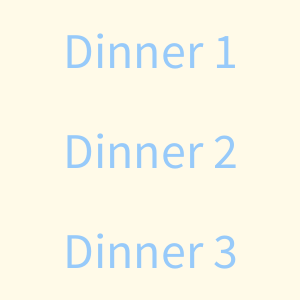
Frame 1 (no input)
Frame 60 (the mouse pressed at the canvas centre just before this capture): identical to frame 1, image omitted
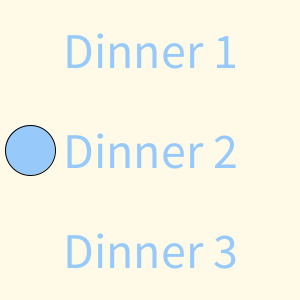
Frame 120 (the mouse held since frame 60 and released just before this capture)

The Processing sketch that drew these frames (run headless with seeded random() and noise(); from frame 60 on, the mouse is pressed at the canvas centre):

// Processing sketch: week13_5_dinner_random
// ── week13_5_dinner_random.pde
void setup()
{
  size(300,300);
  fill(#97CAFA);
  textSize(50);
  textAlign(CENTER,CENTER);
}
 int choice=-1;
void draw()
{
  background(#FFFAE8); 
  text("Dinner 1",150,50);
  text("Dinner 2",150,150);
  text("Dinner 3",150,250);
  if(choice==0) ellipse(30,50,50,50);
  if(choice==1) ellipse(30,150,50,50);
  if(choice==2) ellipse(30,250,50,50);
}

void mousePressed()
{
  choice=int(random(3));
}
